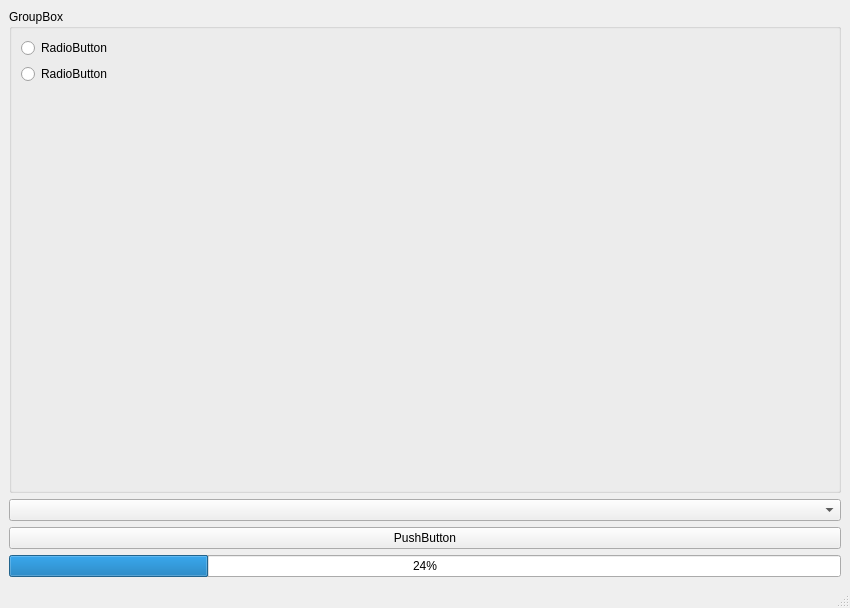
<?xml version="1.0" encoding="UTF-8"?>
<ui version="4.0">
 <class>MainWindow</class>
 <widget class="QMainWindow" name="MainWindow">
  <property name="geometry">
   <rect>
    <x>0</x>
    <y>0</y>
    <width>850</width>
    <height>608</height>
   </rect>
  </property>
  <property name="windowTitle">
   <string>MainWindow</string>
  </property>
  <widget class="QWidget" name="centralwidget">
   <layout class="QGridLayout" name="gridLayout">
    <item row="3" column="0">
     <widget class="QProgressBar" name="progressBar">
      <property name="value">
       <number>24</number>
      </property>
     </widget>
    </item>
    <item row="1" column="0">
     <widget class="QComboBox" name="comboBox"/>
    </item>
    <item row="0" column="0">
     <widget class="QGroupBox" name="groupBox">
      <property name="title">
       <string>GroupBox</string>
      </property>
      <layout class="QFormLayout" name="formLayout">
       <item row="0" column="0">
        <widget class="QRadioButton" name="radioButton">
         <property name="text">
          <string>RadioButton</string>
         </property>
        </widget>
       </item>
       <item row="1" column="0">
        <widget class="QRadioButton" name="radioButton_2">
         <property name="text">
          <string>RadioButton</string>
         </property>
        </widget>
       </item>
      </layout>
     </widget>
    </item>
    <item row="2" column="0">
     <widget class="QPushButton" name="pushButton">
      <property name="text">
       <string>PushButton</string>
      </property>
     </widget>
    </item>
   </layout>
  </widget>
  <widget class="QMenuBar" name="menubar">
   <property name="geometry">
    <rect>
     <x>0</x>
     <y>0</y>
     <width>850</width>
     <height>25</height>
    </rect>
   </property>
  </widget>
  <widget class="QStatusBar" name="statusbar"/>
 </widget>
 <resources/>
 <connections/>
</ui>
